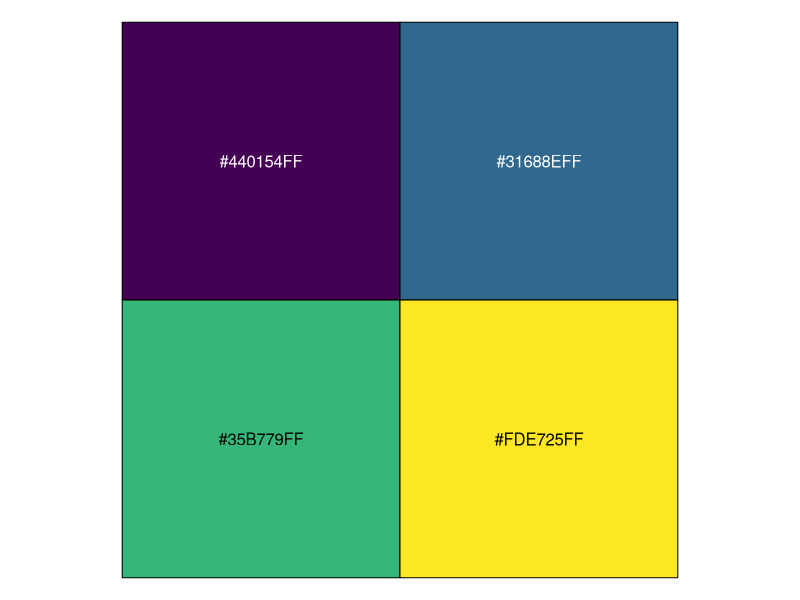
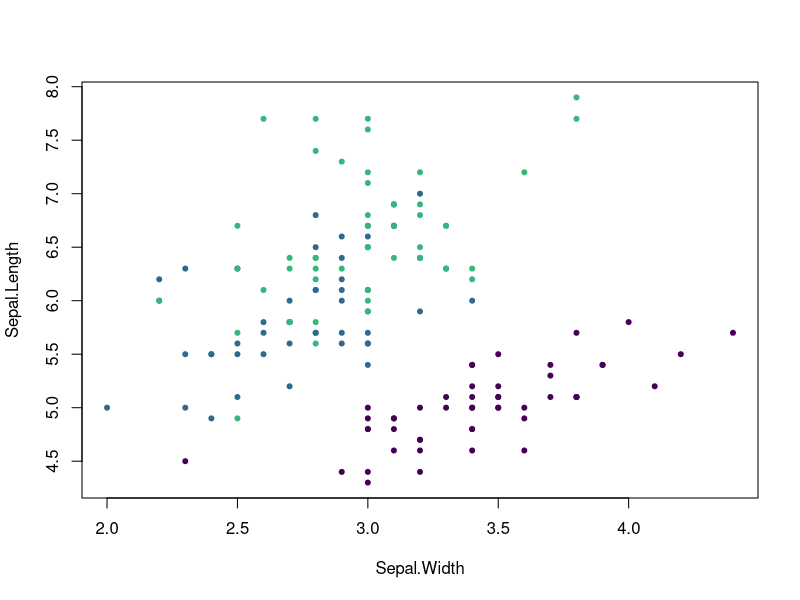
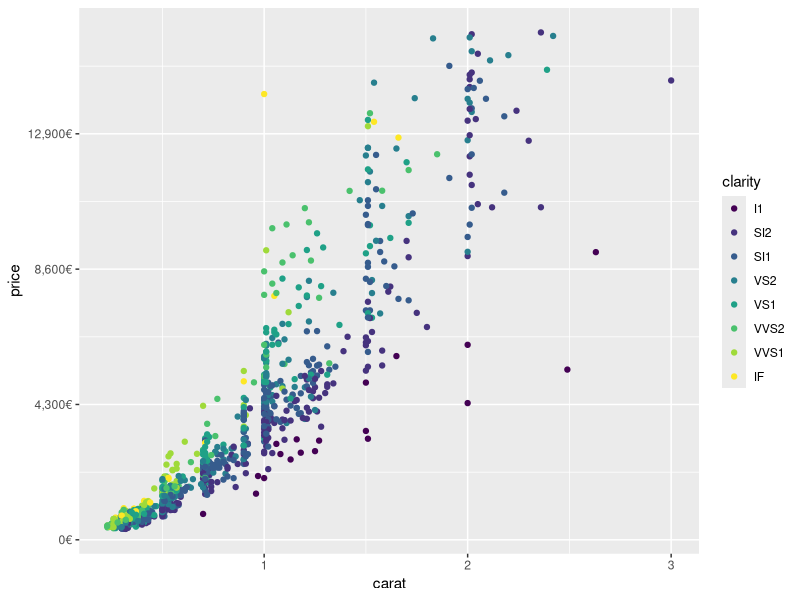
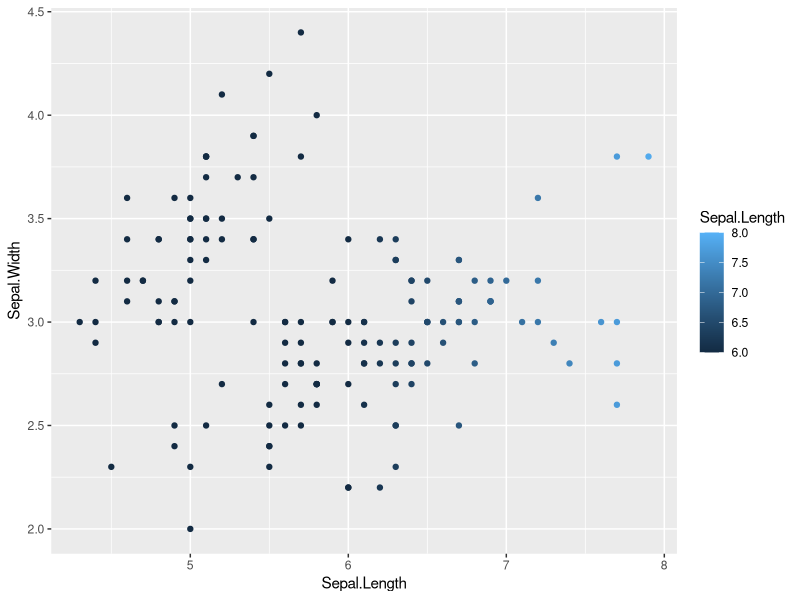
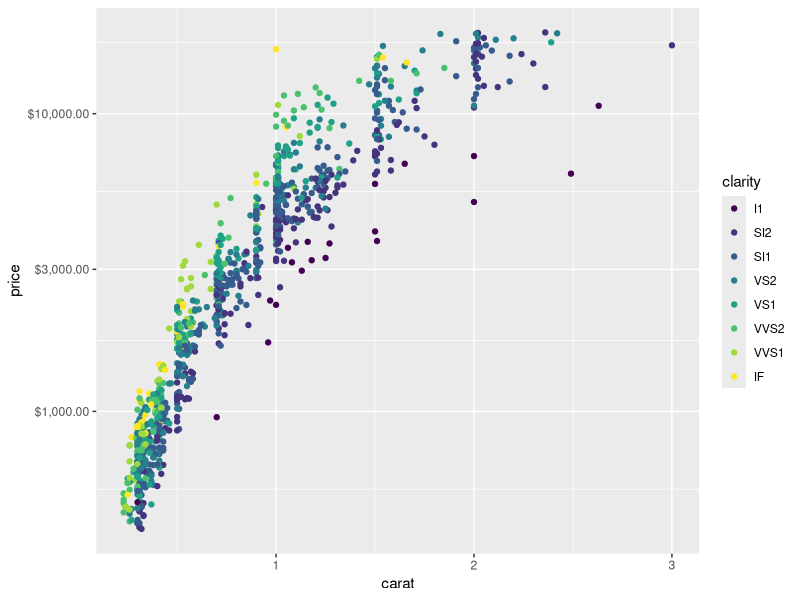

Write R code to recreate these figures, in order.
## ---- chunk 1
knitr::opts_chunk$set(
  collapse = TRUE, comment = "#>",
  fig.align = "center",
  fig.asp = 0.618, # 1 / phi
  fig.width = 5.5
)

library(scales)
library(tidyverse)
set.seed(4235)
## ---- chunk 2
# pull a list of colours from any palette
viridis_pal()(4)
brewer_pal(type = "div", direction = -1)(4)
div_gradient_pal()(seq(0, 1, length.out = 4))
## ---- chunk 3
# show_col is a quick way to view palette output
show_col(viridis_pal()(4))
## ---- chunk 4
palette(viridis_pal()(4))
plot(Sepal.Length ~ Sepal.Width, data = iris, col = Species, pch = 20)
## ---- chunk 5
your_data <- runif(13, 1, 20)
area_pal(range = c(1, 20))(your_data)
shape_pal()(6)
## ---- chunk 6
number(c(12.3, 4, 12345.789, 0.0002))
## ---- chunk 7
number(c(12.3, 4, 12345.789, 0.0002),
  big.mark = ".",
  decimal.mark = ",",
  accuracy = .01
)
## ---- chunk 8
# percent() function takes a numeric and does your division and labelling for you
percent(c(0.1, 1 / 3, 0.56))

# comma() adds commas into large numbers for easier readability
comma(10e6)

# dollar() adds currency symbols
dollar(c(100, 125, 3000))

# unit_format() adds unique units
# the scale argument allows for simple conversion on the fly
unit_format(unit = "ha", scale = 1e-4)(c(10e6, 10e4, 8e3))
## ---- chunk 9
# percent formatting in the French style
french_percent <- percent_format(decimal.mark = ",", suffix = " %")
french_percent(runif(10))

# currency formatting Euros (and simple conversion!)
usd_to_euro <- dollar_format(prefix = "", suffix = "\u20ac", scale = .86)
usd_to_euro(100)
## ---- chunk 10
dsamp <- dplyr::sample_n(diamonds, 1000)
ggplot(dsamp, aes(x = carat, y = price, colour = clarity)) +
  geom_point() + scale_y_continuous(labels = usd_to_euro)
## ---- chunk 11
# the rescale functions can rescale continuous vectors to new min, mid, or max values
x <- runif(5, 0, 1)
x

rescale(x, to = c(0, 50))
rescale_mid(x, mid = .25)
rescale_max(x, to = c(0, 50))
## ---- chunk 12
# squish() will squish your values into a specified range, respecting NAs
squish(c(-1, 0.5, 1, 2, NA), range = c(0, 1))

# discard will drop data outside a range, respecting NAs
scales::discard(c(-1, 0.5, 1, 2, NA), range = c(0, 1))

# censor will return NAs for values outside a range
censor(c(-1, 0.5, 1, 2, NA), range = c(0, 1))
## ---- chunk 13
ggplot(iris, aes(x = Sepal.Length, y = Sepal.Width, colour = Sepal.Length)) +
  geom_point() + scale_color_continuous(limit = c(6, 8), oob = scales::squish)
## ---- chunk 14
# use trans_new to build a new transformation
dollar_log <- trans_new(
  name = "dollar_log",
  trans = log_trans(base = 10)$trans, # extract a single element from another trans
  inverse = function(x) 10^(x), # or write your own custom functions
  breaks = log_breaks(),
  format = dollar_format()
  )
## ---- chunk 15
# apply our new transformation!
ggplot(dsamp, aes(x = carat, y = price, colour = clarity)) +
  geom_point() + scale_y_continuous(trans = dollar_log)
